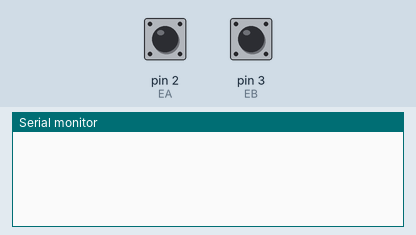
Recording of a sketch running on a simulated Arduino Uno, built with avr-gcc and run on an emulated ATmega328P. Shown: the last lines printed to the serial monitor. The test bench sets the inputs (shaded band); at power-on: pin 2 (EA) HIGH, pin 3 (EB) HIGH.

Above: at 1.2 s.
1.3 s: pin 2 (EA) pulled LOW for 0.15 s
At 2.1 s:
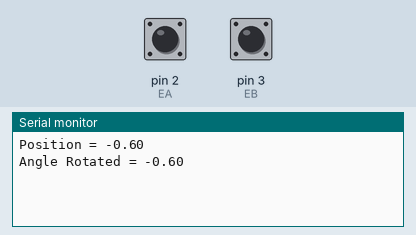
2.9 s: pin 3 (EB) pulled LOW for 0.15 s
At 4.2 s:
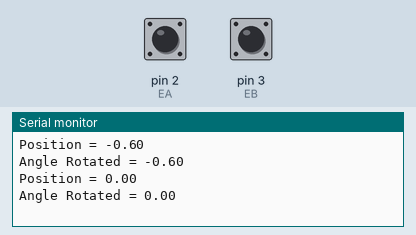
4.5 s: pin 3 (EB) pulled LOW for 1 s
At 6.9 s:
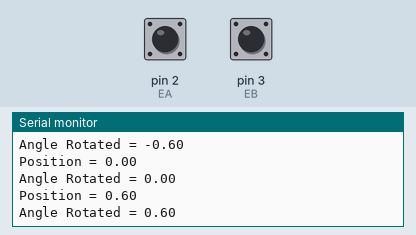

Measured:
- after the input at 1.3 s, the serial monitor: prints a new line after 0.15 s (image 1)
- after the input at 2.9 s, the serial monitor: prints a new line after 0.15 s (image 2)
- after the input at 4.5 s, the serial monitor: prints a new line after 1.0 s (image 3)

The sketch:

Encoder_code.ino
```cpp
#include <math.h>

volatile float temp, counter = 0;// This variable will increase or decrease depending on the rotation of encoder

const int EA = 2;
const int EB = 3;

void setup() {
  Serial.begin(115200);

  pinMode(EA, INPUT_PULLUP); // Internal pullup input pin 2
  pinMode(EB, INPUT_PULLUP); // Internal pullup input pin 3

  // Setting up interrupts
  // A rising pulse from encoder activates ai0().
  attachInterrupt(0, ai0, RISING);

  // B rising pulse from encoder activates ai1().
  attachInterrupt(1, ai1, RISING);
}

void loop() {
  // Send the value of counter
  if (counter != temp) {
    float rot_angle = counter*(360.0/600.0);
    float post = fmod(rot_angle,360.0);
    Serial.println("Position = " + String(post));
    Serial.println("Angle Rotated = " + String(rot_angle));
    temp = counter;
  }
}

void ai0() {
  // ai0 is activated if DigitalPin nr 2 is going from LOW to HIGH
  // Check pin 3 to determine the direction
  if (digitalRead(EB) == LOW) {
    counter++;
  } else {
    counter--;
  }
}

void ai1() {
  // ai1 is activated if DigitalPin nr 3 is going from LOW to HIGH
  // Check pin 2 to determine the direction
  if (digitalRead(EA) == LOW) {
    counter--;
  } else {
    counter++;
  }
}
```
